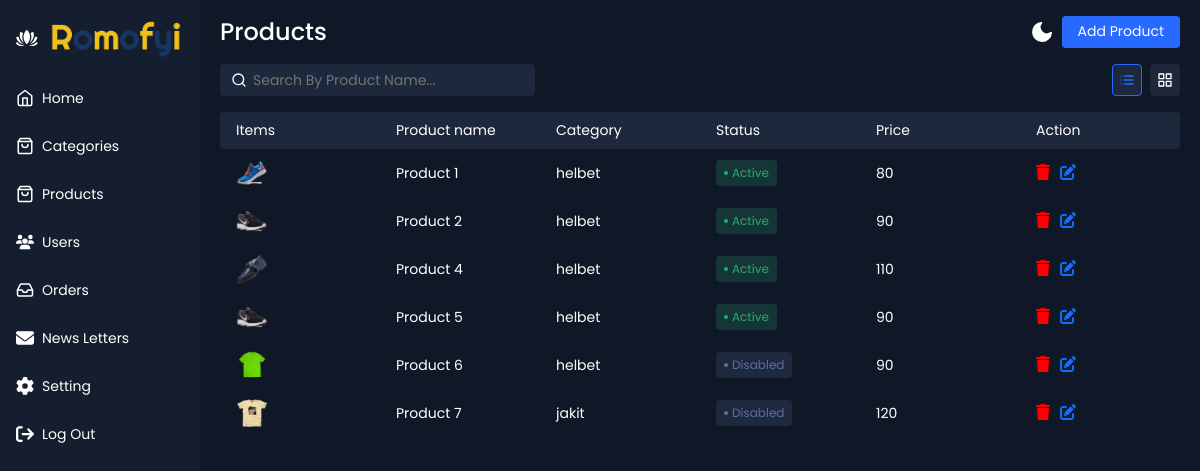
/Admin/dashboard.php?page=products (signed in), run on the app's committed database.
### tables this page shows
CREATE TABLE `products` (
  `id` int(10) UNSIGNED NOT NULL,
  `category_id` int(10) UNSIGNED NOT NULL,
  `small_desc` varchar(255) NOT NULL,
  `productDescription` text NOT NULL,
  `information` text DEFAULT NULL,
  `product_name` varchar(255) NOT NULL,
  `img` varchar(255) NOT NULL,
  `Status` enum('Active','Disabled') DEFAULT 'Active',
  `price` int(11) NOT NULL,
  `descount` int(11) DEFAULT NULL,
  `created_at` timestamp NULL DEFAULT NULL,
  `updated_at` timestamp NULL DEFAULT NULL
);

CREATE TABLE `categories` (
  `id` int(10) UNSIGNED NOT NULL,
  `CategoryName` varchar(255) NOT NULL,
  `img` varchar(255) DEFAULT NULL,
  `Status` enum('Active','Disabled') NOT NULL DEFAULT 'Active',
  `created_at` timestamp NULL DEFAULT NULL,
  `updated_at` timestamp NULL DEFAULT NULL
);

### Admin/page/products.php (the view, shortened to what this page needs)
<div class="app-content">
    <div class="app-content-header">
        <h1 class="app-content-headerText">Products</h1>
        <button class="mode-switch" title="Switch Theme">
            <svg class="moon" fill="none" stroke="currentColor" stroke-linecap="round" stroke-linejoin="round"
                stroke-width="2" width="24" height="24" viewBox="0 0 24 24">
                <defs></defs>
                <path d="M21 12.79A9 9 0 1111.21 3 7 7 0 0021 12.79z"></path>
            </svg>
        </button>
        <a href="dashboard.php?page=addProduct" class="app-content-headerButton"
            style="text-decoration: none; line-height: 31px;">Add Product</a>
    </div>
    <div class="app-content-actions">
        <form method="get" action="<?php __DIR__ ?>">
            <?php
            @$searchContent=$_GET['search'];
            if(!empty($searchContent)){
                ?>
                    <input style="color: var(--app-content-main-color);" class="search-bar" value="<?php echo $searchContent ?>" name="search" placeholder="Search By Product Name..." type="text">
                <?php
            }else{
                ?>
                    <input  style="color: var(--app-content-main-color);"  class="search-bar" name="search" placeholder="Search By Product Name..." type="text">
                <?php
            }
            ?>
        </form>
        <div class="app-content-actions-wrapper">
            <button class="action-button list active" title="List View">
            </button>
            <button class="action-button grid" title="Grid View">
            </button>
        </div>
    </div>
    <div class="products-area-wrapper tableView">
        <div class="products-header">
            <div class="product-cell image">
                Items
            </div>
            <div class="product-cell status-cell">Product name</div>
            <div class="product-cell category">Category</div>
            <div class="product-cell status-cell">Status</div>
            <div class="product-cell status-cell">Price</div>
            <div class="product-cell status-cell">Action</div>
        </div>
        <?php
        @$searchContent=$_GET['search'];
        if(!empty($searchContent)){
            $query="SELECT * FROM products WHERE `product_name` LIKE '%$searchContent%' ";
        }else{
            $query="SELECT * FROM products";
        }
        $result=mysqli_query($connection,$query);
        while($row=mysqli_fetch_assoc($result)){
            ?>
        <div class="products-row">
            <div class="product-cell image">
                <img src="http://localhost/romofyi/uploads/<?php echo $row['img']  ?>"
                    alt="product">
            </div>
            <div class="product-cell category"><?php echo $row['product_name']  ?></div>
            <div class="product-cell category">
                <?php
                    $productId=$row['category_id'];
                    $CategoryNameQuery="SELECT * FROM categories WHERE id='$productId' ";
                    $CategoryNameResult=mysqli_query($connection,$CategoryNameQuery);
                    $CategoryNameRow=mysqli_fetch_assoc($CategoryNameResult);
                    echo $CategoryNameRow['CategoryName'];
                ?>
                </div>
            <div class="product-cell status-cell">
                <?php
                if($row['Status'] == 'Active'){
                    ?>
                <a href="dashboard.php?page=products&Disabled=<?php echo $row['id'] ?>" class="status disabled"> Disabled </a>
                <?php
                }else{
                    ?>
                <a href="dashboard.php?page=products&Active=<?php echo $row['id'] ?>" class="status active"> Active </a>
                <?php } ?>
            </div>
            <div class="product-cell sales"><span class="cell-label">Price:</span><?php echo $row['price']  ?>
            </div>
            <div class="product-cell sales"><span class="cell-label">Action:</span>
                <a href="dashboard.php?page=products&id=<?php echo$row['id']?>">
                    <i class="fa-solid fa-trash" style="color: red; margin-right: 10px; font-size: 16px;" ></i>
                </a>
                <a href="dashboard.php?page=editProduct&id=<?php echo$row['id']?>"><i class="fa-solid fa-pen-to-square" style="font-size: 16px;" ></i></a>
            </div>
        </div>
        <?php
        }
        ?>
    </div>
</div>

### Admin/dashboard.php (shortened to what this page needs)
<!DOCTYPE html>
<html lang="en">
<head>
    <link href="https://cdn.jsdelivr.net/npm/bootstrap@5.3.3/dist/css/bootstrap.min.css" rel="stylesheet"
>
    <link rel="stylesheet" href="https://cdnjs.cloudflare.com/ajax/libs/normalize/5.0.0/normalize.min.css">
    <link rel="stylesheet" href="https://cdnjs.cloudflare.com/ajax/libs/font-awesome/6.6.0/css/all.min.css"
 />
    <link rel="stylesheet" href="./admin_Style/style.css">
</head>
<body>
    <div class="app-container" style="overflow: auto;" >
        <div class="sidebar">
            <div class="sidebar-header">
                <div class="app-icon" style="display: flex; align-items: center;">
                    <img style="margin-left: 12px;width: 80%;" src="../style/images/logo.png">
                </div>
            </div>
            <ul class="sidebar-list">
                <li id="listActive" class="sidebar-list-item">
                    <a href="../index.php">
                        <svg xmlns="http://www.w3.org/2000/svg" width="18" height="18" viewBox="0 0 24 24" fill="none"
                            stroke="currentColor" stroke-width="2" stroke-linecap="round" stroke-linejoin="round"
                            class="feather feather-home">
                            <path d="M3 9l9-7 9 7v11a2 2 0 0 1-2 2H5a2 2 0 0 1-2-2z" />
                            <polyline points="9 22 9 12 15 12 15 22" /></svg>
                        <span>Home</span>
                    </a>
                </li>
                <li id="listActive" class="sidebar-list-item">
                    <a href="dashboard.php?page=categories">
                        <span>Categories</span>
                    </a>
                </li>
                <li id="listActive" class="sidebar-list-item">
                    <a href="dashboard.php?page=products">
                        <span>Products</span>
                    </a>
                </li>
                <li class="sidebar-list-item">
                    <a href="dashboard.php?page=users">
                        <span>Users</span>
                    </a>
                </li>
                <li class="sidebar-list-item">
                    <a href="dashboard.php?page=orders">
                        <span>Orders</span>
                    </a>
                </li>
                <li class="sidebar-list-item">
                    <a href="dashboard.php?page=news_letters">
                        <span>News Letters</span>
                    </a>
                </li>
                <li class="sidebar-list-item">
                    <a href="dashboard.php?page=setting">
                        <span>Setting</span>
                    </a>
                </li>
                <li class="sidebar-list-item">
                    <a href="./auth/logout.php">
                        <span>Log Out</span>
                    </a>
                </li>
            </ul>
        </div>
        <?php
            if(isset($_GET['page'])){
                $page=$_GET['page'];
                if(file_exists('page/' . $page . '.php')){
                    include('page/' . $page . '.php');
                }else{
                    echo"<h5>page not found</h5>";
                }
            }else{
                include('page/categories.php');
            }
            ?>
    </div>
</body>
</html>

### Admin/dashboard.php (style rules this page uses)
.active,.disabled { text-decoration: none; }

### data on the page
products: img (picture), product_name "Product 1", category.CategoryName "helbet", price "80"
products: img (picture), product_name "Product 2", category.CategoryName "helbet", price "90"
products: img (picture), product_name "Product 4", category.CategoryName "helbet", price "110"
products: img (picture), product_name "Product 5", category.CategoryName "helbet", price "90"
products: img (picture), product_name "Product 6", category.CategoryName "helbet", price "90"
products: img (picture), product_name "Product 7", category.CategoryName "jakit", price "120"
